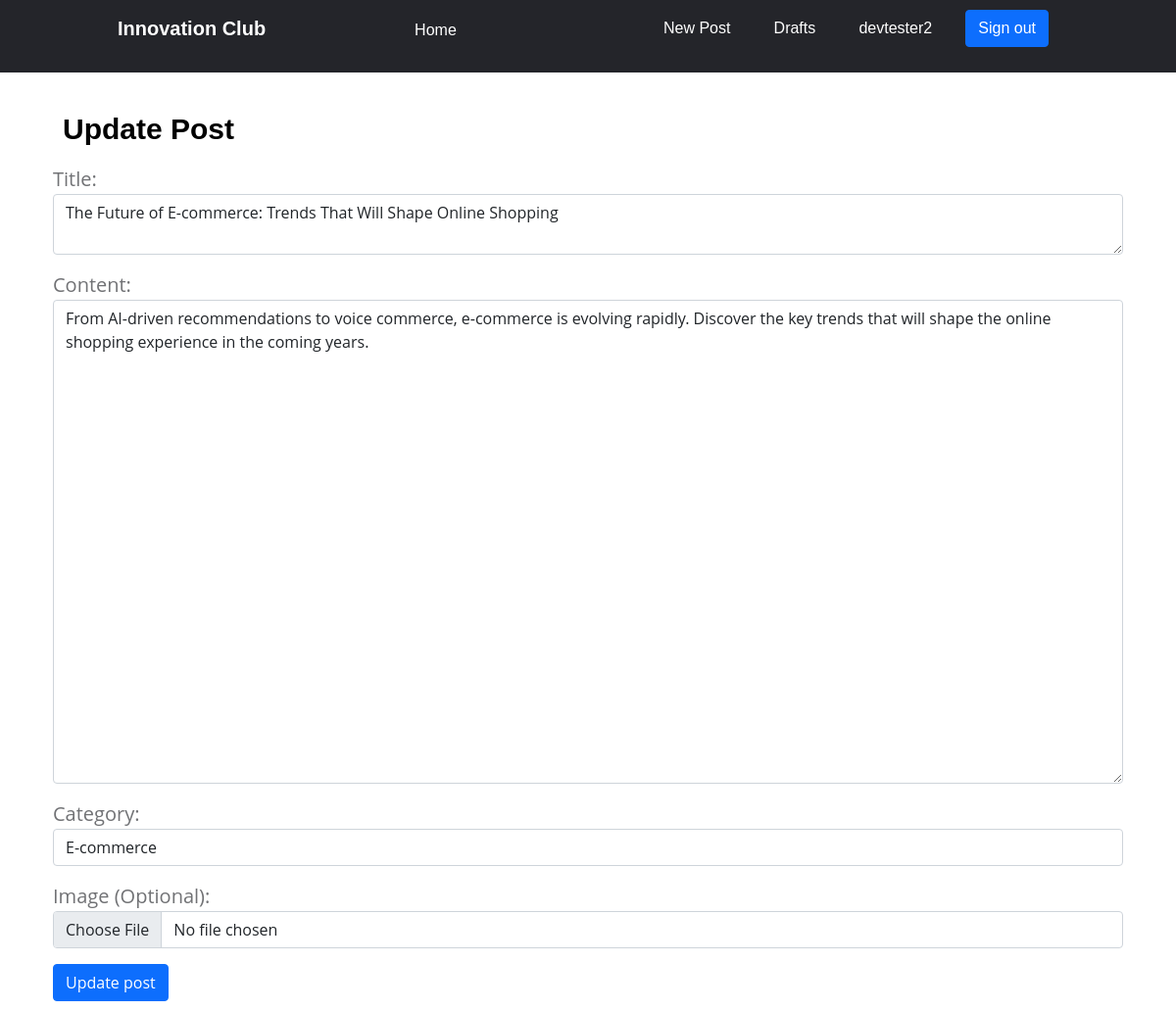
Screenshot of /blog/update/8/ (signed in) with the database file from the repository.
### blog/models.py (models this page shows, shortened)
class Post(models.Model):
    author = models.ForeignKey(User,on_delete=models.CASCADE)
    title = models.TextField()
    category = models.CharField(max_length=120)
    image = models.ImageField(upload_to='posts',blank=True,null=True)
    content = models.TextField()
    created_date = models.DateTimeField(default=timezone.now)
    published_date = models.DateTimeField(blank=True,null=True)

### blog/views.py (the view)
# urls.py: url(r'^update/(?P<pk>\d+)/$',UpdatePost.as_view(),name='update'),
class UpdatePost(LoginRequiredMixin,UpdateView):
    login_url = '/login/'
    model = Post
    form_class = PostForm
    def get_context_data(self,**kwargs):
        context = super().get_context_data(**kwargs)
        context['value'] = 'Update'
        return context

### blog/forms.py
class PostForm(forms.ModelForm):
    class Meta():
        model = Post
        fields = ('title','content', 'category','image')
        labels = {
            'title':'Title',
            'category':'Category',
            'content':'Content',
            'image':'Image (Optional)'
        }
        widgets = {
            'title': forms.Textarea(attrs={'class':'form-control','id':"exampleFormControlTextarea1", 'rows':"2",'placeholder':'Type Your Title Here'}),
            'content': forms.Textarea(attrs={'class':'form-control','id':"exampleFormControlTextarea1", 'rows':"20",'placeholder':'Type Your Text Here ...'}),
            'category': forms.TextInput(attrs={'class':'form-control','placeholder':'Type Your category Here ...'}),
            'image':forms.ClearableFileInput(attrs={'class':'form-control', 'type':'file', 'id':'formFile'})
        }

### blog/templates/blog/post_form.html (shortened to what this page needs)
{% extends 'blog/post_base.html' %}
    {% block content %}
    <div class="container-sm">
        <div class="">
            <h3>{{ value }} Post</h3>
            <form method="POST" enctype="multipart/form-data" style="display: inline">
                {{ form.as_p }}
                    <button class="btn btn-primary" type="submit">{{ value }} post</button>
                </div>
        </div>
    </div>
    {% endblock %}

### blog/templates/blog/post_base.html (shortened to what this page needs)
<!DOCTYPE html>
{% load static %}
<html lang="en">
<head>
    <link rel="stylesheet" href="{% static "css/style.css" %}">
    <link rel="stylesheet" href="{% static "css/login.css" %}">
    <link rel="stylesheet" href="{% static "css/signup.css" %}">
    <link rel="stylesheet" href="{% static "css/list.css" %}">
    <link rel="stylesheet" href="{% static "css/detail.css" %}">
    <link rel="stylesheet" href="{% static "css/comments.css" %}">
    <link rel="stylesheet" href="{% static "css/form.css" %}">
    <link rel="stylesheet" href="{% static "css/delete.css" %}">
    <link rel="stylesheet" href="{% static "css/bootstrap.css" %}">
    <link rel="stylesheet" href="{% static "css/topic_listing.css" %}">
</head>
<body>
    <header>
        <div class="nav-1">
            <p ><a style="color: white;" href="{% url 'posts' %}">Innovation Club</a></p>
            <nav>
                <ul>
                    <li><a href="{% url 'posts' %}">Home</a></li>
                </ul>
            </nav>
        </div>
        <div class="nav-2">
            <nav>
                <ul>
                    {% if user.is_authenticated %}
                        <li><a href="{% url 'blog:create' %}">New Post</a></li>
                        <li><a href="{% url 'blog:draft' %}">Drafts</a></li>
                        <li><a href="#">{{ user.username }}</a></li>
                        <li><a class='btn btn-primary' type = 'button' href="{% url 'log_out' %}">Sign out</a></li>
                    {% else %}
                        <li><a class='btn btn-secondary' type = 'button' href="{% url "sign_up" %}">Sign up</a></li>
                        <li><a class='btn btn-primary' type = 'button' href="{% url "log_in" %}">Sign in</a></li>
                    {% endif %}
                </ul>
            </nav>
        </div>
    </header>
    <div class="container">
        {% block content %}
        {% endblock %}
</body>
</html>

### static/css/style.css (style rules this page uses)
* { box-sizing: border-box; padding: 0; margin: 0; }
body { font-family: 'Roboto', sans-serif; }
.container { padding: 10px; width: 500px; margin: 20px auto 0 auto; }
.container h3 { font-weight: 700; font-size: 30px; padding: 10px; }
header { color: #ffffff; background: #24252A;; display: flex; justify-content: space-between; align-items: center; padding: 10px 10%; z-index: 1000; position: sticky; }
.nav-1 { display: flex; justify-content: space-between; align-items: center; }
header li a { font-family: 'Montserrat', sans-serif; font-weight: 500; font-size: 16px; text-decoration: none; color: #ffffff; cursor: pointer; }
.nav-1 p { font-family: 'Montserrat', sans-serif; font-weight: 800; font-size: 20px; text-decoration: none; cursor: pointer; }
header ul { list-style: none; }
.nav-1 nav { padding-left: 100px; }
header li { display: inline-block; padding: 0 10px; }
header li a { display: inline-block; padding: 0 10px; transition: all 0.3s ease 0s; }

### static/css/topic_listing.css (style rules this page uses)
:root { --white-color: #ffffff; --primary-color: #13547a; --secondary-color: #80d0c7; --section-bg-color: #f0f8ff; --custom-btn-bg-color: #80d0c7; --custom-btn-bg-hover-color: #13547a; --dark-color: #000000; --p-color: #717275; --border-color: #7fffd4; --link-hover-color: #13547a; --body-font-family: 'Open Sans', sans-serif; --title-font-family: 'Montserrat', sans-serif; --h1-font-size: 58px; --h2-font-size: 46px; --h3-font-size: 32px; --h4-font-size: 28px; --h5-font-size: 24px; --h6-font-size: 22px; --p-font-size: 20px; --menu-font-size: 14px; --btn-font-size: 18px; --copyright-font-size: 16px; --border-radius-large: 100px; --border-radius-medium: 20px; --border-radius-small: 10px; --font-weight-normal: 400; --font-weight-medium: 500; --font-weight-semibold: 600; --font-weight-bold: 700; }
body { background-color: var(--white-color); font-family: var(--body-font-family); }
h2, h3, h4, h5, h6 { color: var(--dark-color); }
h1, h2, h3, h4, h5, h6 { font-family: var(--title-font-family); font-weight: var(--font-weight-semibold); }
h3 { font-size: var(--h3-font-size); }
p { color: var(--p-color); font-size: var(--p-font-size); font-weight: var(--font-weight-normal); }
ul li { color: var(--p-color); font-size: var(--p-font-size); font-weight: var(--font-weight-normal); }
a, button { touch-action: manipulation; transition: all 0.3s; }
a { display: inline-block; color: var(--primary-color); text-decoration: none; }

### rows the page displays
Post: title "The Future of E-commerce: Trends That Will Shape Online Shopping", content "From AI-driven recommendations to voice commerce, e-commerce is evolving rapidly. Discover the key trends that will shape the online shopping experience in the coming years.", category "E-commerce"

### other values shown
{{ user.username }} "devtester2"
{{ value }} "Update"
